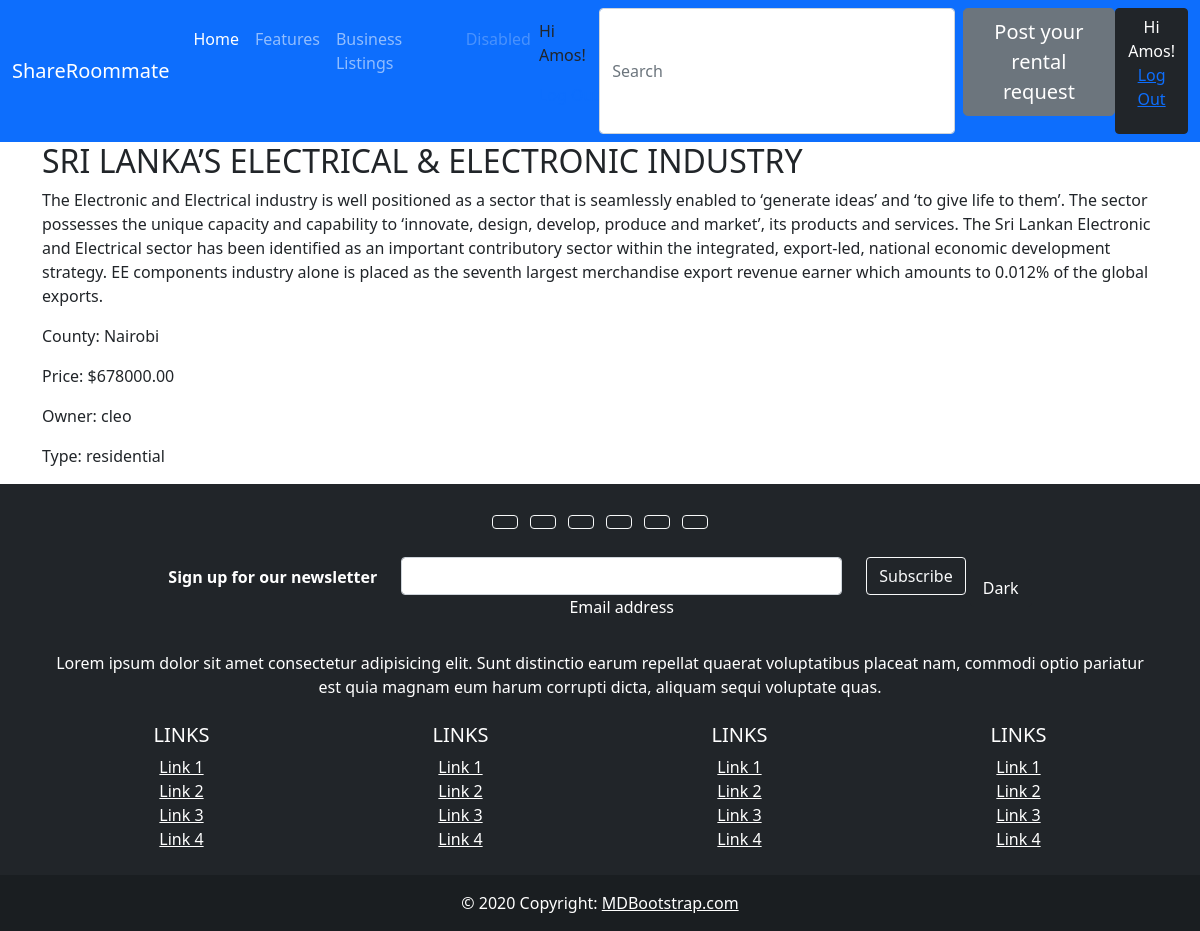
/read_more/2/ (signed in), run on the app's committed database.
### listings/models.py (models this page shows, shortened)
class Item(models.Model):
    BUSINESS = 'business'
    RESIDENTIAL = 'residential'
    LISTING_CHOICES = [
        (BUSINESS, 'Business'),
        (RESIDENTIAL, 'Residential'),
    ]
    COUNTY_CHOICES = [
        ('Nairobi', 'Nairobi'),
        ('Mombasa', 'Mombasa'),
    ]
    title = models.CharField(max_length=255)
    county = models.CharField(max_length=50, choices=COUNTY_CHOICES)  # Up
    type = models.CharField(max_length=20, choices=LISTING_CHOICES,default=RESIDENTIAL)
    description = models.TextField()
    price = models.DecimalField(max_digits=10, decimal_places=2)
    created_at = models.DateTimeField(auto_now_add=True)
    updated_at = models.DateTimeField(auto_now=True)
    owner = models.ForeignKey(User, on_delete=models.CASCADE)
    approved = models.BooleanField(default=False)  # New field

### listings/views.py (the view)
# urls.py: path('read_more/<int:pk>/', read_more, name='read_more'),  # New URL pattern
def read_more(request, pk):
    item = get_object_or_404(Item, pk=pk)
    if request.user.is_authenticated:
     return render(request, 'listings/read_more.html', {'item': item})
    else:
        return redirect('login')  # You need to import redirect from django.shortcuts

### listings/templates/listings/read_more.html
{% extends "base.html" %}
{% block content %}
<h2>{{ item.title }}</h2>
<p>{{ item.description }}</p>
<p>County: {{ item.county }}</p>
<p>Price: ${{ item.price }}</p>
<p>Owner: {{ item.owner.username }}</p>
<p>Type: {{ item.type }}</p>
{%endblock%}

### Templates/base.html (shortened to what this page needs)
<!doctype html>
<html lang="en">
<head>
    <link href="https://cdn.jsdelivr.net/npm/bootstrap@5.0.2/dist/css/bootstrap.min.css" rel="stylesheet"
>
</head>
<body>
<nav class="navbar navbar-expand-lg navbar-dark bg-primary">
  <div class="container-fluid">
    <a class="navbar-brand" href="http://127.0.0.1:8000/">ShareRoommate</a>
    <div class="collapse navbar-collapse" id="navbarNav">
      <ul class="navbar-nav">
        <li class="nav-item">
          <a class="nav-link active" aria-current="page" href="#">Home</a>
        </li>
        <li class="nav-item">
          <a class="nav-link" href="#">Features</a>
        </li>
        <li class="nav-item">
          <a class="nav-link" href="{% url 'business_items' %}">Business Listings</a>
        </li>
        <li class="nav-item">
          <a class="nav-link disabled" href="#" tabindex="-1" aria-disabled="true">Disabled</a>
        </li>
        <li>
           <p> {% if user.is_authenticated %}
  Hi {{ user.username }}!
<p><a href="{% url 'logout' %}">Log Out</a></p>
{% else %}
  <p>You are not logged in</p>
  <a href="{% url 'login' %}">Log In</a>
                    <a href="{% url 'register' %}">Register</a>
{% endif %}
                    </p>
        </li>
      </ul>
       <form class="d-flex ms-auto order-5">
          <input class="form-control me-2" type="search" placeholder="Search" aria-label="Search">
         <a href="{% url 'post_item' %}"><button type="button"  class="btn btn-secondary btn-lg" >Post your rental request</button></a>
         <button type="button" class="btn btn-dark">{% if user.is_authenticated %}
  Hi {{ user.username }}!
<p><a href="{% url 'logout' %}">Log Out</a></p>
{% else %}
  <p>You are not logged in</p>
  <a href="{% url 'login' %}">Log In</a>
                    <a href="{% url 'register' %}">Register</a>
{% endif %}</button>
       </form>
    </div>
  </div>
</nav>
<div class="container">
 {% block content %}
{% endblock %}
</div>
<footer class="bg-dark text-center text-white">
  <div class="container p-4">
    <section class="mb-4">
      <a class="btn btn-outline-light btn-floating m-1" href="#!" role="button"
        ></a>
      <a class="btn btn-outline-light btn-floating m-1" href="#!" role="button"
        ></a>
      <a class="btn btn-outline-light btn-floating m-1" href="#!" role="button"
        ></a>
      <a class="btn btn-outline-light btn-floating m-1" href="#!" role="button"
        ></a>
      <a class="btn btn-outline-light btn-floating m-1" href="#!" role="button"
        ></a>
      <a class="btn btn-outline-light btn-floating m-1" href="#!" role="button"
        ></a>
    </section>
    <section class="">
      <form action="">
        <div class="row d-flex justify-content-center">
          <div class="col-auto">
            <p class="pt-2">
              <strong>Sign up for our newsletter</strong>
            </p>
          </div>
          <div class="col-md-5 col-12">
            <div class="form-outline form-white mb-4">
              <input type="email" id="form5Example21" class="form-control" />
              <label class="form-label" for="form5Example21">Email address</label>
            </div>
          </div>
          <div class="col-auto">
            <button type="submit" class="btn btn-outline-light mb-4">
              Subscribe
            </button>
            <button type="button" class="btn btn-dark">Dark</button>
          </div>
        </div>
      </form>
    </section>
    <section class="mb-4">
      <p>
        Lorem ipsum dolor sit amet consectetur adipisicing elit. Sunt distinctio earum
        repellat quaerat voluptatibus placeat nam, commodi optio pariatur est quia magnam
        eum harum corrupti dicta, aliquam sequi voluptate quas.
      </p>
    </section>
    <section class="">
      <div class="row">
        <div class="col-lg-3 col-md-6 mb-4 mb-md-0">
          <h5 class="text-uppercase">Links</h5>
          <ul class="list-unstyled mb-0">
            <li>
              <a href="#!" class="text-white">Link 1</a>
            </li>
            <li>
              <a href="#!" class="text-white">Link 2</a>
            </li>
            <li>
              <a href="#!" class="text-white">Link 3</a>
            </li>
            <li>
              <a href="#!" class="text-white">Link 4</a>
            </li>
          </ul>
        </div>
        <div class="col-lg-3 col-md-6 mb-4 mb-md-0">
          <h5 class="text-uppercase">Links</h5>
          <ul class="list-unstyled mb-0">
            <li>
              <a href="#!" class="text-white">Link 1</a>
            </li>
            <li>
              <a href="#!" class="text-white">Link 2</a>
            </li>
            <li>
              <a href="#!" class="text-white">Link 3</a>
            </li>
            <li>
              <a href="#!" class="text-white">Link 4</a>
            </li>
          </ul>
        </div>
        <div class="col-lg-3 col-md-6 mb-4 mb-md-0">
          <h5 class="text-uppercase">Links</h5>
          <ul class="list-unstyled mb-0">
            <li>
              <a href="#!" class="text-white">Link 1</a>
            </li>
            <li>
              <a href="#!" class="text-white">Link 2</a>
            </li>
            <li>
              <a href="#!" class="text-white">Link 3</a>
            </li>
            <li>
              <a href="#!" class="text-white">Link 4</a>
            </li>
          </ul>
        </div>
        <div class="col-lg-3 col-md-6 mb-4 mb-md-0">
          <h5 class="text-uppercase">Links</h5>
          <ul class="list-unstyled mb-0">
            <li>
              <a href="#!" class="text-white">Link 1</a>
            </li>
            <li>
              <a href="#!" class="text-white">Link 2</a>
            </li>
            <li>
              <a href="#!" class="text-white">Link 3</a>
            </li>
            <li>
              <a href="#!" class="text-white">Link 4</a>
            </li>
          </ul>
        </div>
      </div>
    </section>
  </div>
  <div class="text-center p-3" style="background-color: rgba(0, 0, 0, 0.2);">
    © 2020 Copyright:
    <a class="text-white" href="https://mdbootstrap.com/">MDBootstrap.com</a>
  </div>
</footer>
</body>
</html>

### data on the page
Item: title "SRI LANKA’S ELECTRICAL & ELECTRONIC INDUSTRY", description "The Electronic and Electrical industry is well positioned as a sector that is seamlessly enabled to ‘generate ideas’ and ‘to give life to them’. The sector possesses the unique capacity and capability to ‘innovate, design, develop, produce and market’, its products and services. The Sri Lankan Electronic and Electrical sector has been identified as an important contributory sector within the integrated, export-led, national economic development strategy. EE components industry alone is placed as the seventh largest merchandise export revenue earner which amounts to 0.012% of the global exports.", county "Nairobi", price "678000.00", owner.username "cleo", type "residential"

### other printed values
{{ user.username }} "Amos"
